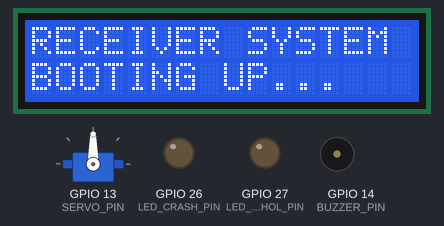
The sketch below on a simulated ESP32. Shown: servo, 16×2 character LCD, output pins drawn as LEDs (lit = HIGH), buzzer (waves = sounding, pin HIGH). What the sketch prints to the serial monitor is not drawn.

Above: at 0.1 s.
At 2.27 s:
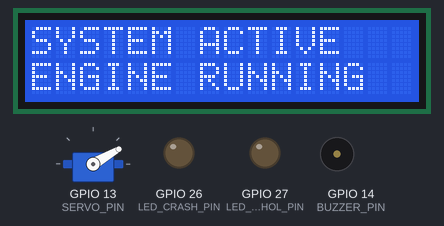
At 20.68 s:
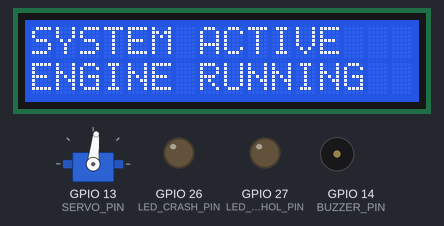
At 39.67 s:
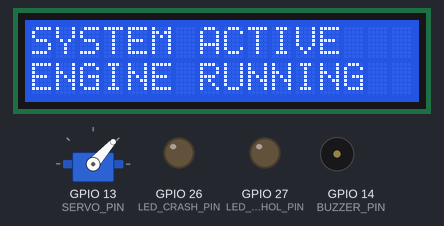
Timing chart, 0 to 40.0 s (numbered marks = the images above):
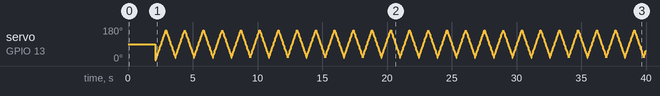

The sketch:

receiver_vehicle.ino
```cpp
/*
 * =============================================================
 * PROJECT: SMART HELMET (MODULE B - RECEIVER) - FINAL COMPLETE
 * * WHAT IT DOES:
 * 1. Creates Wi-Fi Hotspot.
 * 2. Normal: Servo moves, LCD shows "ENGINE RUNNING".
 * 3. Alert: Servo STOPS, LED ON, Beeps, LCD shows ALERT TYPE.
 * 4. Auto-Resumes engine after 5 seconds.
 * =============================================================
*/

#include <WiFi.h>
#include <WiFiUdp.h>
#include <ESP32Servo.h>
#include <LiquidCrystal_I2C.h>

// --- Wi-Fi Settings ---
const char *ssid = "HELMET_ALERT_SYSTEM";
const char *password = "stopnow123";
WiFiUDP udp;
unsigned int udpPort = 12345;
char packetBuffer[255];

// --- PIN DEFINITIONS ---
// DOUBLE CHECK YOUR WIRING AGAINST THESE PINS!
const int SERVO_PIN = 13;       // Orange wire
const int LED_CRASH_PIN = 26;   // Red LED +
const int LED_ALCOHOL_PIN = 27; // Blue/Yellow LED +
const int BUZZER_PIN = 14;      // Buzzer Long Leg +

// --- OBJECTS ---
Servo vehicleServo;
// IMPORTANT: Ensure this address (0x27 or 0x3F) matches what worked for you!
LiquidCrystal_I2C lcd(0x27, 16, 2);

// --- Servo Variables ---
int servoPos = 0;
bool movingForward = true;

// --- Function Declarations ---
void handleEmergency(String line1, String line2);
void moveServo();

void setup() {
  Serial.begin(115200);

  // 1. Setup Pins
  pinMode(LED_CRASH_PIN, OUTPUT);
  pinMode(LED_ALCOHOL_PIN, OUTPUT);
  pinMode(BUZZER_PIN, OUTPUT);
  digitalWrite(LED_CRASH_PIN, LOW);
  digitalWrite(LED_ALCOHOL_PIN, LOW);
  digitalWrite(BUZZER_PIN, LOW);

  // 2. Setup Servo
  vehicleServo.setPeriodHertz(50);
  vehicleServo.attach(SERVO_PIN, 500, 2400);

  // 3. Setup LCD (The part you just fixed!)
  Wire.begin(21, 22); // Explicitly set SDA=21, SCL=22
  lcd.init();
  lcd.backlight();

  lcd.setCursor(0, 0);
  lcd.print("RECEIVER SYSTEM");
  lcd.setCursor(0, 1);
  lcd.print("BOOTING UP...");
  delay(2000);

  // 4. Setup Wi-Fi
  Serial.println("Receiver Booting...");
  WiFi.softAP(ssid, password);
  udp.begin(udpPort);
  Serial.println("VEHICLE STARTED.");

  // 5. Show Normal State on LCD
  lcd.clear();
  lcd.setCursor(0, 0);
  lcd.print("SYSTEM ACTIVE");
  lcd.setCursor(0, 1);
  lcd.print("ENGINE RUNNING");
}

void loop() {
  // --- 1. CHECK FOR INCOMING SIGNALS ---
  int packetSize = udp.parsePacket();

  if (packetSize) {
    int len = udp.read(packetBuffer, 255);
    if (len > 0) packetBuffer[len] = 0;
    String message = String(packetBuffer);

    Serial.print("\nALERT RECEIVED: ");
    Serial.println(message);

    // --- 2. HANDLE ALERT ---
    if (message.indexOf("ALCOHOL") >= 0) {
      digitalWrite(LED_ALCOHOL_PIN, HIGH);
      // Show alcohol alert on screen
      handleEmergency("ALCOHOL ALERT!", "ENGINE LOCKED");
      digitalWrite(LED_ALCOHOL_PIN, LOW);
    }
    else if (message.indexOf("CRASH") >= 0) {
      digitalWrite(LED_CRASH_PIN, HIGH);
      // Show crash alert on screen
      handleEmergency("CRASH DETECTED!", "STOPPING...");
      digitalWrite(LED_CRASH_PIN, LOW);
    }

    // Reset to Normal Screen after alert is cleared
    lcd.clear();
    lcd.setCursor(0, 0);
    lcd.print("SYSTEM ACTIVE");
    lcd.setCursor(0, 1);
    lcd.print("ENGINE RUNNING");
  }

  // --- 3. NORMAL OPERATION ---
  // If no alert is happening, keep the engine (servo) moving
  moveServo();
}

// --- HELPER FUNCTIONS ---

// This function handles the screen text, buzzer, and 5-second pause
void handleEmergency(String line1, String line2) {
  // Update LCD
  lcd.clear();
  lcd.setCursor(0, 0);
  lcd.print(line1);
  lcd.setCursor(0, 1);
  lcd.print(line2);

  // Beep 5 times fast
  for(int i=0; i<5; i++){
    digitalWrite(BUZZER_PIN, HIGH);
    delay(150);
    digitalWrite(BUZZER_PIN, LOW);
    delay(150);
  }

  // Wait 3.5 seconds (Total stop time is approx 5 seconds including beeps)
  // The servo stops moving here because moveServo() is not being called.
  delay(3500);

  // Clear old packets so it doesn't trigger again instantly
  udp.flush();
}

// Function to sweep the servo back and forth
void moveServo() {
  if (movingForward) {
    servoPos += 3;
    if (servoPos >= 160) movingForward = false;
  } else {
    servoPos -= 3;
    if (servoPos <= 20) movingForward = true;
  }
  vehicleServo.write(servoPos);
  delay(15);
}
```
